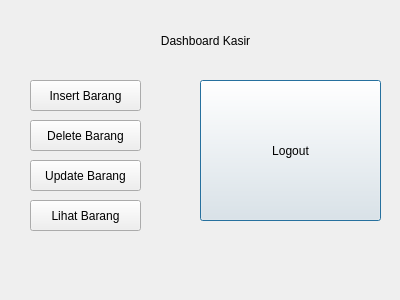
<?xml version="1.0" encoding="UTF-8"?>
<ui version="4.0">
 <class>Dialog</class>
 <widget class="QDialog" name="Dialog">
  <property name="geometry">
   <rect>
    <x>0</x>
    <y>0</y>
    <width>400</width>
    <height>300</height>
   </rect>
  </property>
  <property name="windowTitle">
   <string>Dialog</string>
  </property>
  <widget class="QPushButton" name="pushButton_5">
   <property name="geometry">
    <rect>
     <x>200</x>
     <y>80</y>
     <width>181</width>
     <height>141</height>
    </rect>
   </property>
   <property name="text">
    <string>Logout</string>
   </property>
  </widget>
  <widget class="QPushButton" name="pushButton_3">
   <property name="geometry">
    <rect>
     <x>30</x>
     <y>120</y>
     <width>111</width>
     <height>31</height>
    </rect>
   </property>
   <property name="text">
    <string>Delete Barang</string>
   </property>
  </widget>
  <widget class="QPushButton" name="pushButton_4">
   <property name="geometry">
    <rect>
     <x>30</x>
     <y>160</y>
     <width>111</width>
     <height>31</height>
    </rect>
   </property>
   <property name="text">
    <string>Update Barang</string>
   </property>
  </widget>
  <widget class="QLabel" name="label">
   <property name="geometry">
    <rect>
     <x>80</x>
     <y>30</y>
     <width>251</width>
     <height>21</height>
    </rect>
   </property>
   <property name="text">
    <string>Dashboard Kasir</string>
   </property>
   <property name="alignment">
    <set>Qt::AlignCenter</set>
   </property>
  </widget>
  <widget class="QPushButton" name="pushButton">
   <property name="geometry">
    <rect>
     <x>30</x>
     <y>80</y>
     <width>111</width>
     <height>31</height>
    </rect>
   </property>
   <property name="text">
    <string>Insert Barang</string>
   </property>
  </widget>
  <widget class="QPushButton" name="pushButton_2">
   <property name="geometry">
    <rect>
     <x>30</x>
     <y>200</y>
     <width>111</width>
     <height>31</height>
    </rect>
   </property>
   <property name="text">
    <string>Lihat Barang</string>
   </property>
  </widget>
 </widget>
 <resources/>
 <connections/>
</ui>
